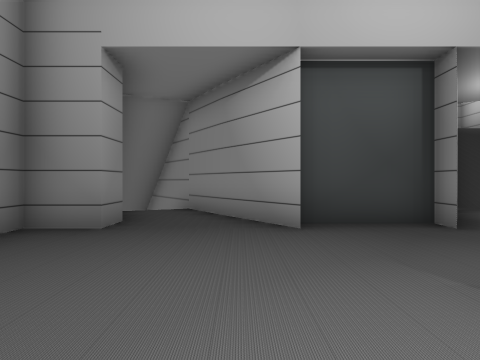
View 1 (above)

14 first-person views from a walk through a scene from a Unity 3-D project. The camera is 1.4 m above the floor, looks level and sees 80° across. Doors are open. The floor is counted in squares, 2 m on a side. Each view is taken from the middle of a square. On the plan, view 1 faces up. The plan holds only what a view shows up to about 10 squares ahead; the rest is blank. The place goes on beyond the plan. The player character is not drawn.

View 2
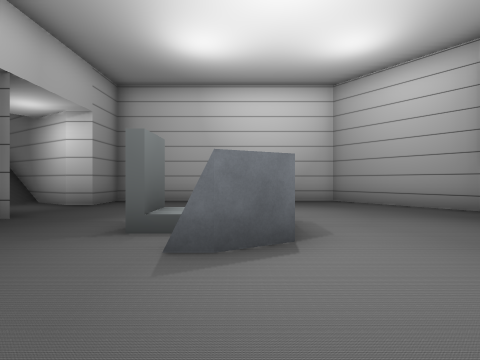

View 3
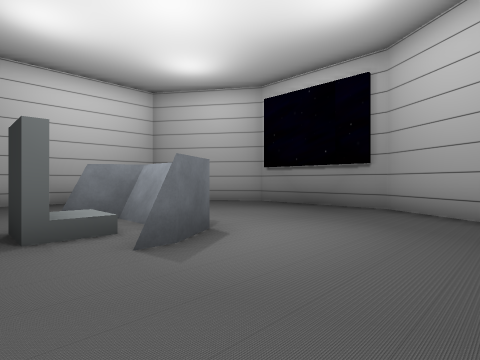

View 4
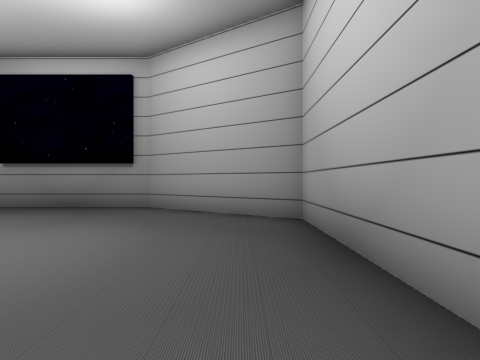

View 5
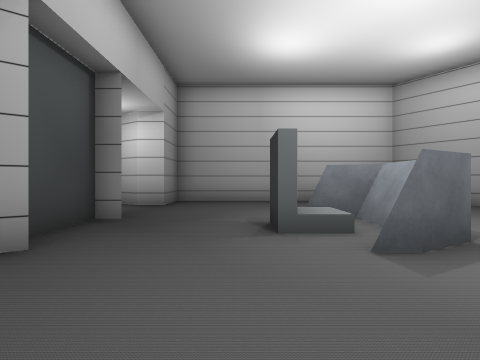

View 6
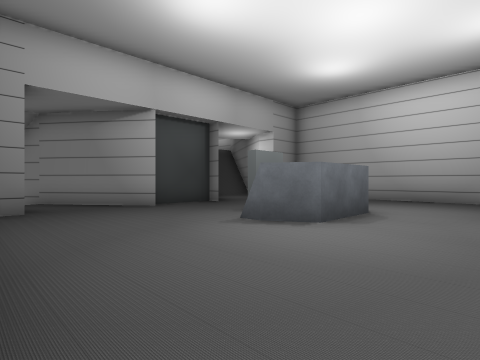

View 7
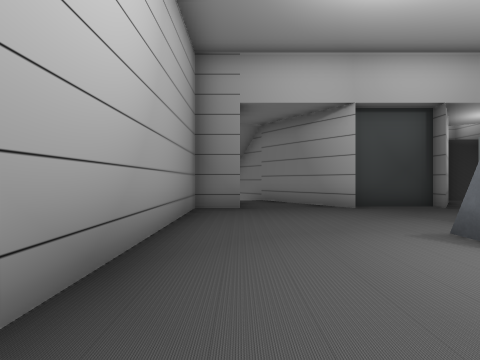

View 8
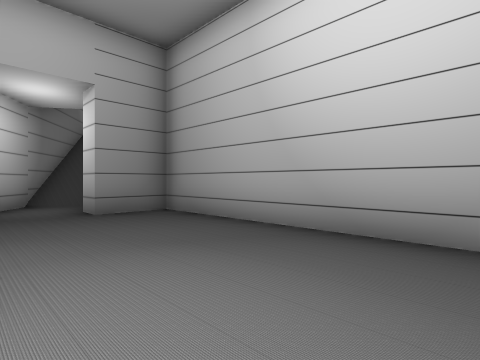

View 9
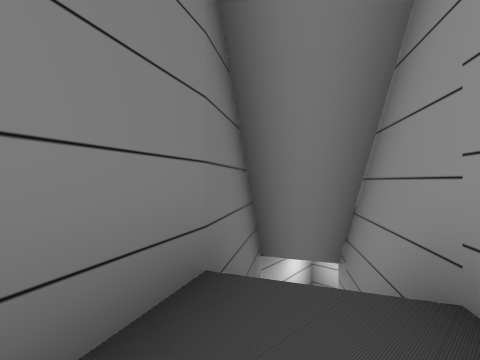

View 10
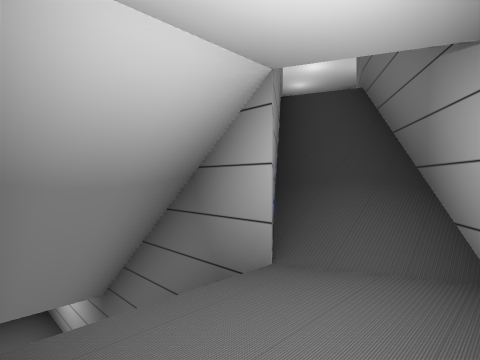

View 11
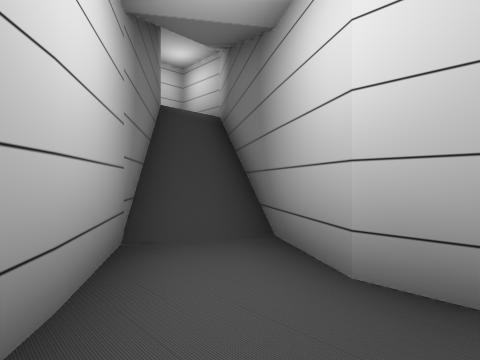

View 12
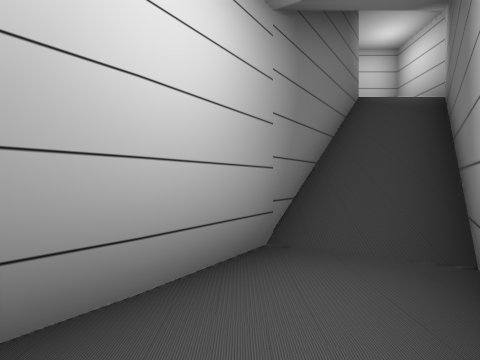

View 13
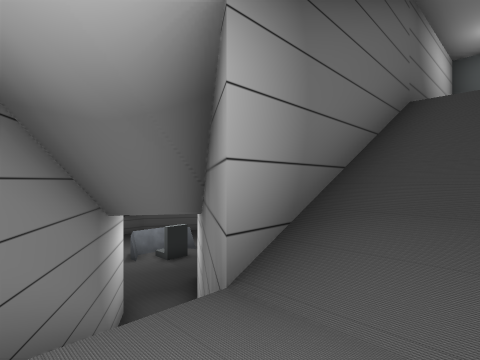

View 14
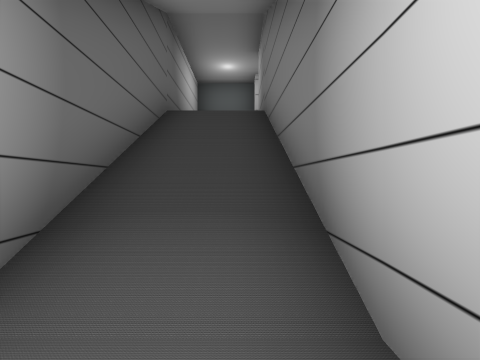

### Floor plan
Key: @ floor where view 1 was taken; # wall or solid block; . main floor; : floor 0.5 m higher than the main floor; - floor 5 m lower than the main floor; + floor 5.25 m higher than the main floor; _ floor 11 m lower than the main floor; / step, stairs or slope; D open door.
Columns run from 6 left of view 1 to 10 right of it. Each row starts with its distance up from view 1.
 13  #        #######
 12 #--      _////++#
 11  #-      __///++#
 10  #/###########//#
  9  #//#      ##//##
  8  ##/##     ##/##
  7   #//##   ##//#
  6   ##DD## ##D.##
  5    ##..###DDD##
  4   #...........#
  3   #...........#
  2   #...........#
  1   #.....:.....#
  0   #...@###....#
 -1   #...........#
 -2   #...........#
 -3   #...........#
 -4    ##........##
 -5     ###....###
 -6       ######

Positions as (right, up) in squares from view 1, and headings:
1: (0, 0), facing up
2: (-2, 0), facing right
3: (-2, 2), facing down-right
4: (-2, 2), facing down
5: (-2, 2), facing right
6: (-3, -3), facing up-right
7: (-2, -3), facing up
8: (4, -2), facing up-right
9: (-1, 5), facing up-left
10: (-5, 12), facing down-right
11: (4, 4), facing up-right
12: (5, 4), facing up
13: (9, 12), facing down-left
14: (9, 12), facing left
